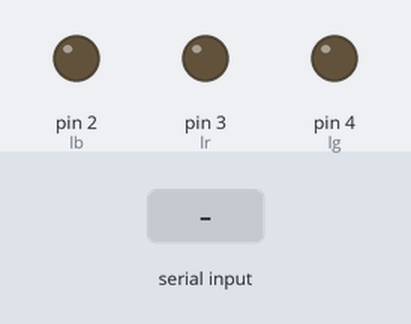
Simulated run of this sketch. Board: Arduino Uno, built with avr-gcc and run on an emulated ATmega328P. Parts: output pins drawn as LEDs (lit = HIGH). The test bench sets the inputs (shaded band).

Above: at 1.2 s.
1.3 s: "1#" received over Serial
At 2.2 s:
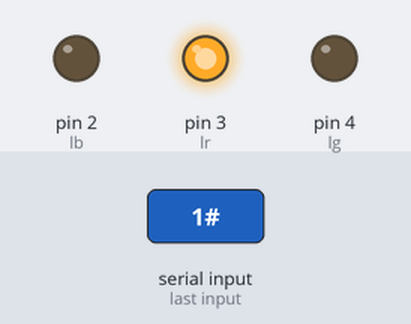
2.8 s: byte 50 ('2') received over Serial
At 4.0 s:
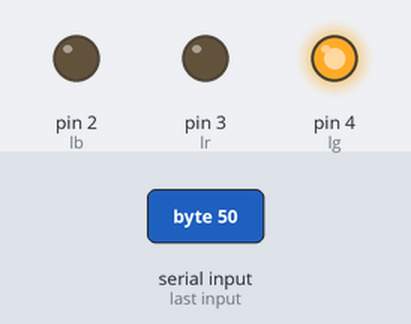
4.3 s: byte 51 ('3') received over Serial
At 5.1 s:
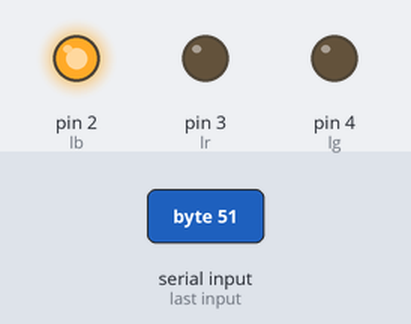
5.8 s: byte 52 ('4') received over Serial
At 6.2 s:
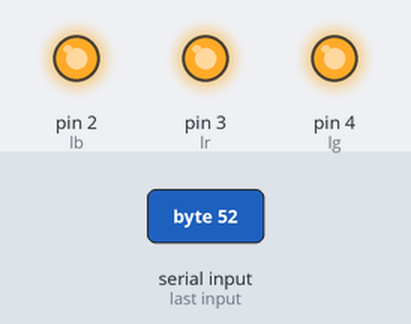
9.2 s: "2#" received over Serial
At 9.5 s:
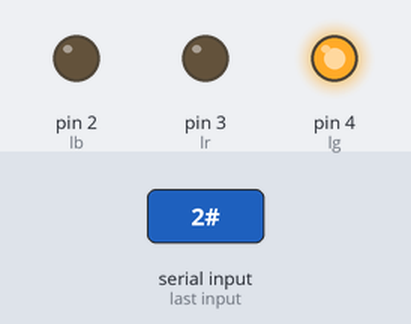
Timing chart, 0 to 11.7 s (numbered marks = the images above; inputs shaded):
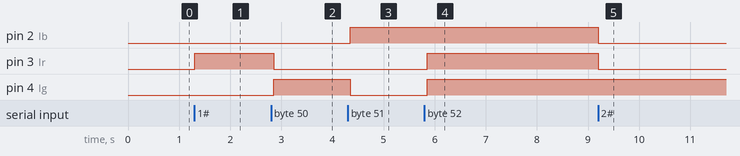

Measured:
- after the input at 1.3 s, pin 3 (lr): LOW → HIGH at once
- after the input at 2.8 s, pin 3 (lr): HIGH → LOW after 0.05 s; pin 4 (lg): LOW → HIGH after 0.05 s
- after the input at 4.3 s, pin 2 (lb): LOW → HIGH after 0.05 s; pin 4 (lg): HIGH → LOW after 0.05 s
- after the input at 5.8 s, pin 3 (lr), pin 4 (lg): LOW → HIGH after 0.05 s
- after the input at 9.2 s, pin 2 (lb), pin 3 (lr): HIGH → LOW at once

The sketch:

comando_entrada_serial.ino
```cpp
#define lr 3
#define lg 4
#define lb 2

int serial;
String comando;

void setup() {
  Serial.begin(9600);
  Serial.setTimeout(50);
  pinMode(lr, OUTPUT);
  pinMode(lg, OUTPUT);
  pinMode(lb, OUTPUT);
}

void loop() {

  if(Serial.available()>0){
    serial = Serial.read();
    comando = Serial.readStringUntil('#');
  }

  //delay(500);

  if(serial=='1'){
    digitalWrite(lr, 1);
    digitalWrite(lg, 0);
    digitalWrite(lb, 0);
  }else if(serial=='2'){
    digitalWrite(lr, 0);
    digitalWrite(lg, 1);
    digitalWrite(lb, 0);
  }else if(serial=='3'){
    digitalWrite(lr, 0);
    digitalWrite(lg, 0);
    digitalWrite(lb, 1);
  }else if(serial=='4'){
    digitalWrite(lr, 1);
    digitalWrite(lg, 1);
    digitalWrite(lb, 1);
  } else if(serial=='0'){
    digitalWrite(lr, 0);
    digitalWrite(lg, 0);
    digitalWrite(lb, 0);
  }

   if(comando=="led vermelho"){
    digitalWrite(lr, 1);
    digitalWrite(lg, 0);
    digitalWrite(lb, 0);
  }else if(comando=="led verde"){
    digitalWrite(lr, 0);
    digitalWrite(lg, 1);
    digitalWrite(lb, 0);
  }else if(comando=="led azul"){
    digitalWrite(lr, 0);
    digitalWrite(lg, 0);
    digitalWrite(lb, 1);
  }else if(comando=="branco"){
    digitalWrite(lr, 1);
    digitalWrite(lg, 1);
    digitalWrite(lb, 1);
  } else if(comando=="desligar"){
    digitalWrite(lr, 0);
    digitalWrite(lg, 0);
    digitalWrite(lb, 0);
  }

  Serial.println(comando);

}
```
